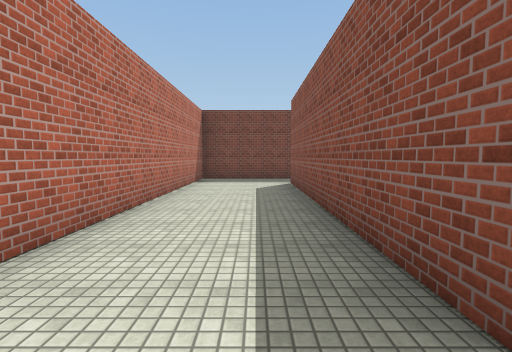
View 1 (above)

24 first-person views from a walk through a Unity game level. The camera is 1.5 m above the floor, tilts 4° down and sees 85° across. The floor is counted in squares, 2 m on a side. Each view is taken from the middle of a square. On the plan, view 1 faces up. The plan holds only what a view shows up to about 10 squares ahead; the rest is blank. The player is left out. Surface patterns are stand-ins for the level's own textures.

View 2
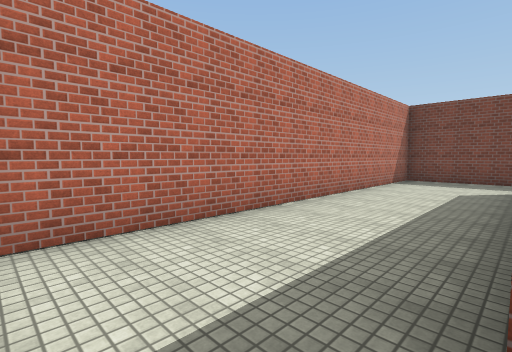

View 3
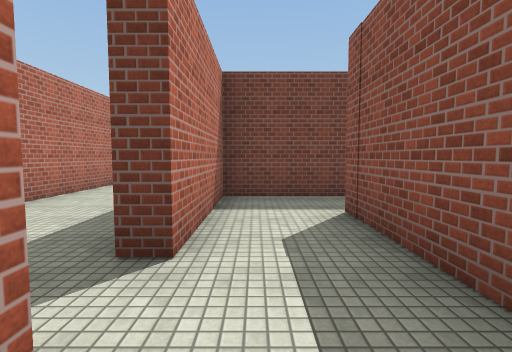

View 4
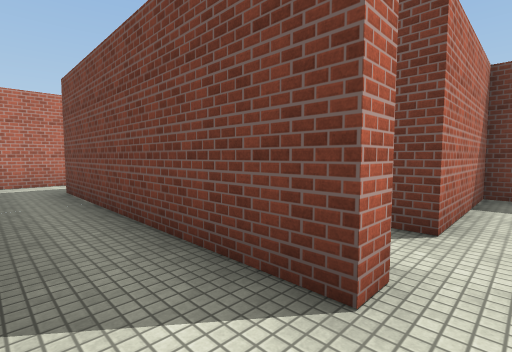

View 5
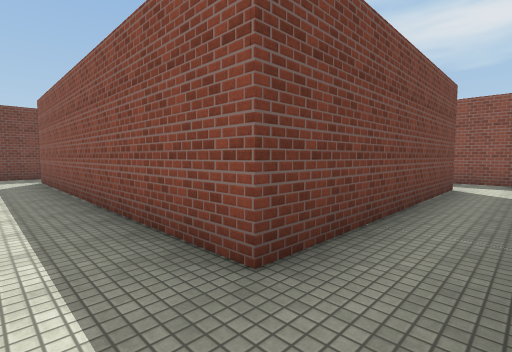

View 6
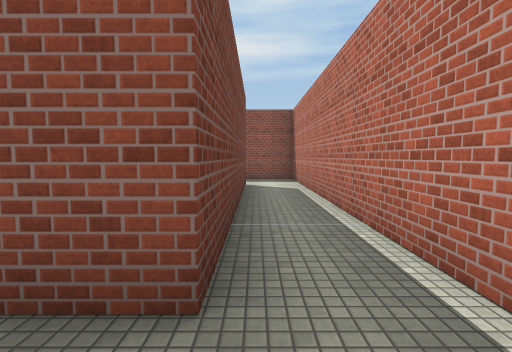

View 7
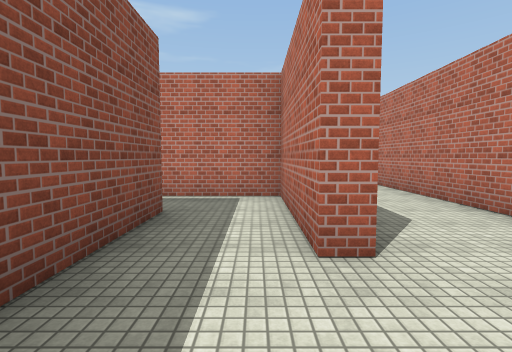

View 8
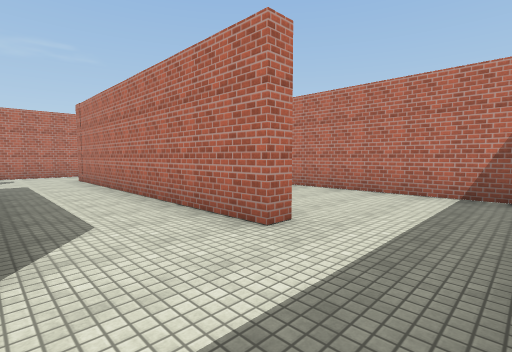

View 9
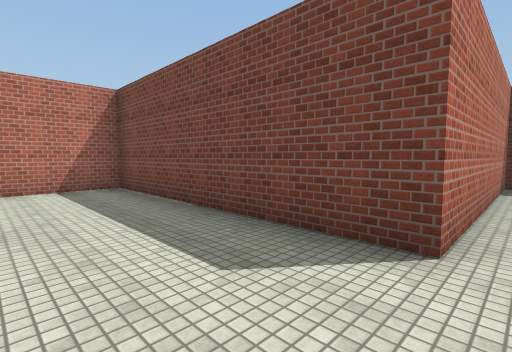

View 10
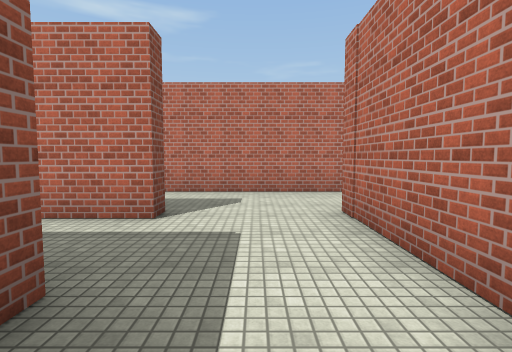

View 11
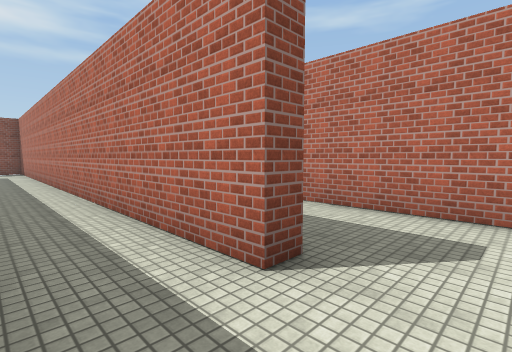

View 12
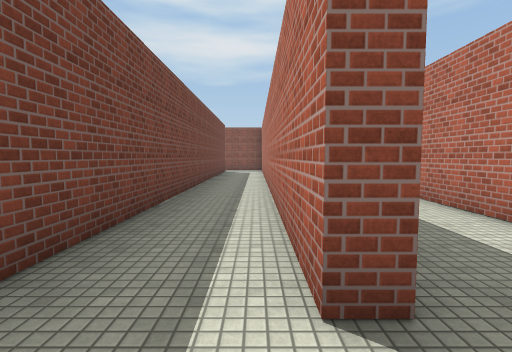

View 13
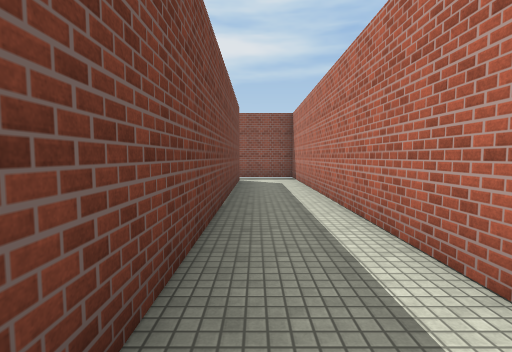

View 14
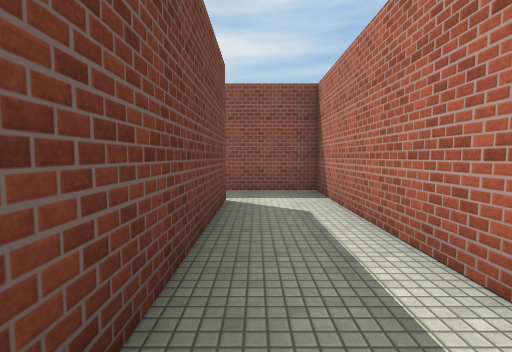

View 15
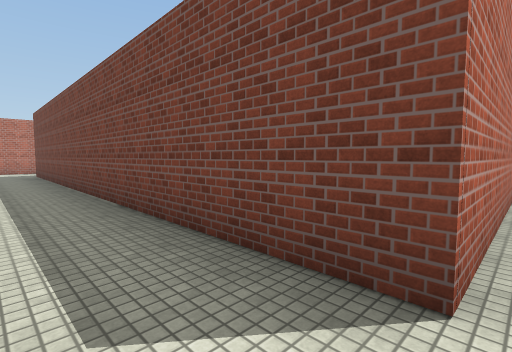

View 16
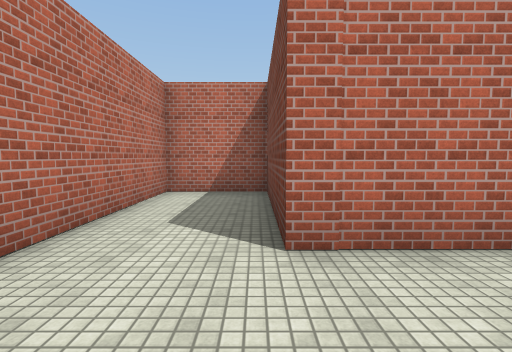

View 17
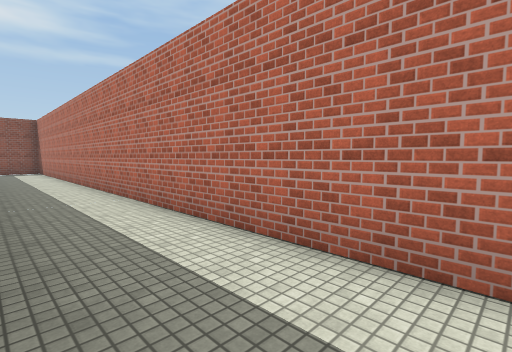

View 18
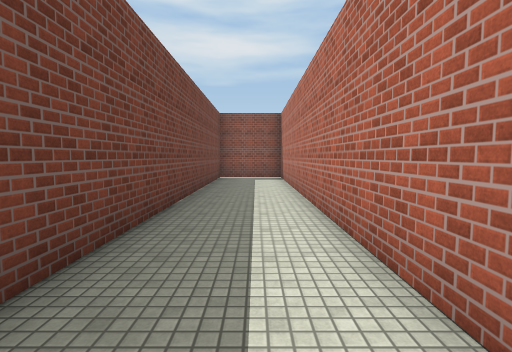

View 19
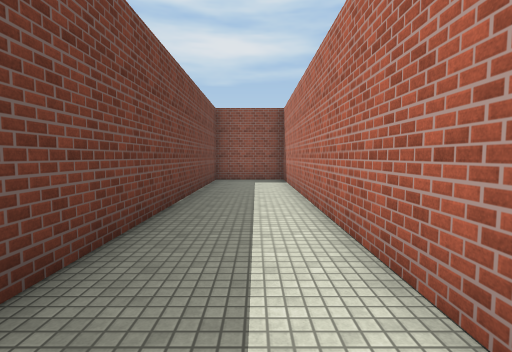

View 20
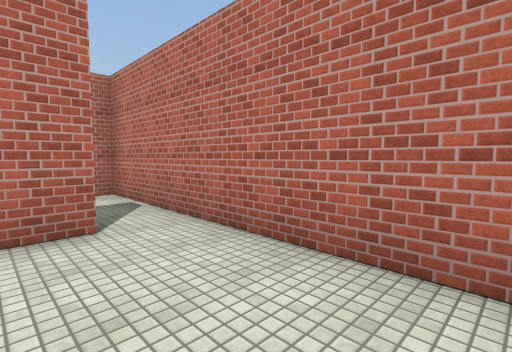

View 21
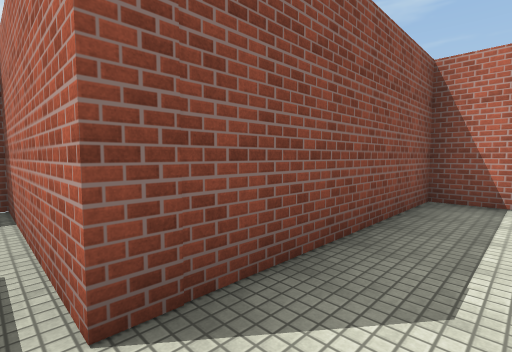

View 22
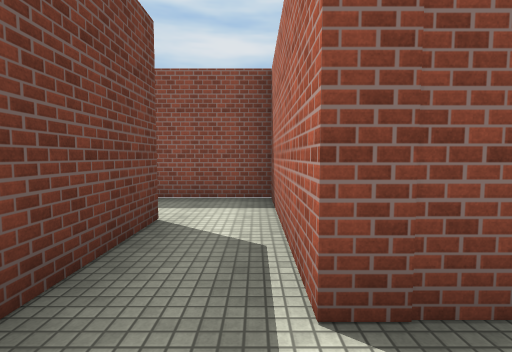

View 23
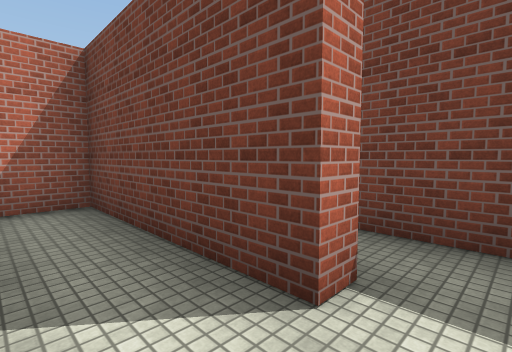

View 24
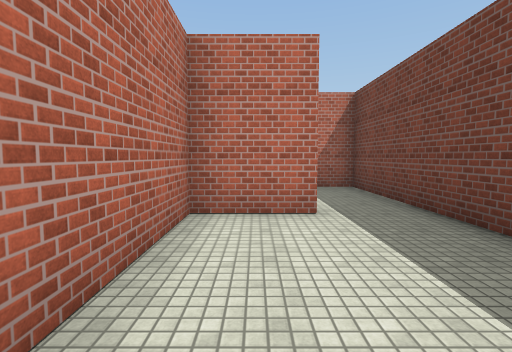

### Floor plan
Ten units are one square. View 1 is at (0, 0); x grows to the right and y downward. Boxes are objects, and circles mark ways between rooms. Rooms are numbered by the first view taken in them; rooms with no view inside come last. Other rooms are left out.
<svg viewBox="-134 -99 209 193">
<path fill="none" stroke="#000" d="M14 -10 10 -10 10 -77M15 -94 -18 -94 -18 0M14 3 14 7 -47 7M-65 22 32 22 32 5M-68 68 -68 63 70 63 70 43M-47 7 -47 -77M-70 -10 -65 -10 -65 22M-96 -10 -92 -10 -92 67 -129 67 -129 89 70 89 70 67 -18 67M58 5 58 45 -66 45M-45 -94 -65 -94 -65 -34 -95 -34M-119 10 -110 10M-95 -34 -129 -34 -129 6M32 -27 70 -27 70 -49M53 -46 53 -42 14 -42 14 -25M14 -79 14 -61 41 -61M25 -94 15 -94M-129 6 -129 38M14 -25 14 -10M32 5 32 -27"/>
<circle cx="10" cy="-80" r="3" fill="#2a7"/>
<circle cx="10" cy="-5" r="3" fill="#2a7"/>
<circle cx="-60" cy="5" r="3" fill="#2a7"/>
<circle cx="20" cy="10" r="3" fill="#2a7"/>
<circle cx="-100" cy="-20" r="3" fill="#2a7"/>
<circle cx="-120" cy="10" r="3" fill="#2a7"/>
<circle cx="20" cy="-20" r="3" fill="#2a7"/>
<text x="0" y="-40">1</text>
<text x="-20" y="20">2</text>
<text x="-30" y="50">3</text>
<text x="-110" y="-10">4</text>
<text x="40" y="-30">5</text>
<text x="40" y="-70">6</text>
<text x="-120" y="20">7</text>
<text x="20" y="-10">8</text>
</svg>
Room 1 opens to room 6. Room 1 opens to room 8. Room 2 opens to room 3. Room 2 opens to room 8. Room 3 opens to room 4. Room 4 opens to room 7. Room 5 opens to room 8.

Where each view was taken, in squares from view 1:
view 1: 0 up, 0 right, facing up
view 2: 0 up, 1 right, facing up-left
view 3: 1 down, 2 right, facing up
view 4: 2 down, 2 right, facing up-left
view 5: 2 down, 6 left, facing up-right
view 6: 1 down, 6 left, facing right
view 7: 3 up, 6 left, facing down
view 8: 3 up, 7 left, facing down-left
view 9: 1 up, 6 left, facing up-left
view 10: 3 down, 8 left, facing down
view 11: 5 down, 8 left, facing down-right
view 12: 6 down, 8 left, facing right
view 13: 5 down, 3 left, facing right
view 14: 5 down, 1 right, facing right
view 15: 6 down, 6 right, facing up-left
view 16: 7 down, 7 left, facing left
view 17: 7 down, 8 left, facing down-right
view 18: 8 down, 3 left, facing right
view 19: 8 down, 2 left, facing right
view 20: 2 up, 11 left, facing down-left
view 21: 3 up, 2 right, facing down-right
view 22: 3 up, 2 right, facing right
view 23: 3 up, 6 right, facing up-left
view 24: 7 up, 5 right, facing left
